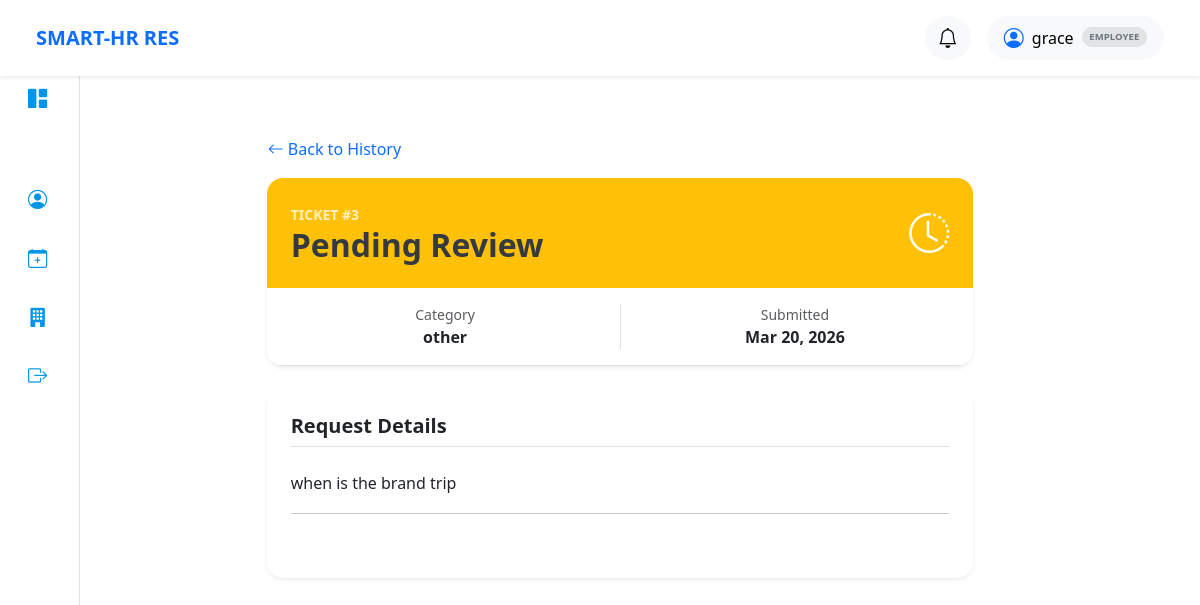
Before: /ticket/3/ (signed in) with the older database file.
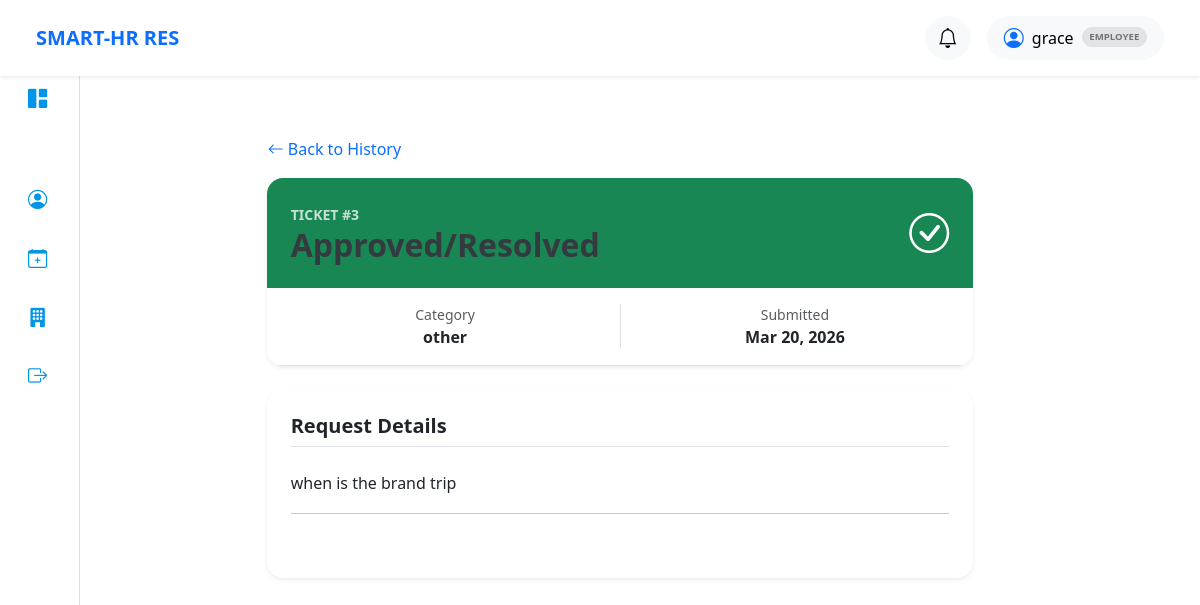
After: the same page with the newer database file.
### core/models.py (models this page shows, shortened)
class Ticket(models.Model):
    employee = models.ForeignKey(Employee, on_delete=models.CASCADE, related_name='tickets')
    category = models.CharField(max_length=20, choices=TICKET_TYPES, default='leave')
    status = models.CharField(max_length=20, choices=TICKET_STATUS, default='pending')
    subject = models.CharField(max_length=200)
    description = models.TextField()
    start_date = models.DateField(null=True, blank=True)
    end_date = models.DateField(null=True, blank=True)
    created_at = models.DateTimeField(auto_now_add=True)
    admin_comment = models.TextField(null=True, blank=True, help_text="Reason for rejection or approval notes")
    is_confidential = models.BooleanField(default=False, help_text="Hide from Department Managers")

### core/views.py (the view, shortened to what this page needs)
# urls.py: path('ticket/<int:ticket_id>/', views.ticket_detail, name='ticket_detail'),
@role_required(['admin', 'hr', 'employee', 'manager'])
def ticket_detail(request, ticket_id):
    user = request.user
    if user.role in ['admin', 'hr']:
        ticket = get_object_or_404(Ticket, id=ticket_id)
    else:
        ticket = get_object_or_404(Ticket, id=ticket_id, employee__user=user)
    return render(request, 'core/ticket_detail.html', {'ticket': ticket})

### core/templates/core/ticket_detail.html (shortened to what this page needs)
{% extends 'base.html' %}
{% block content %}
<div class="mb-4">
    {% if user.role == 'employee' or user.role == 'manager' %}
        <a href="{% url 'ticket_list' %}" class="btn btn-outline-secondary btn-sm">
        </a>
    {% else %}
        <a href="{% url 'review_tickets' %}" class="btn btn-outline-secondary btn-sm">
            <i class="bi bi-arrow-left"></i> Back to Review List
        </a>
    {% endif %}
</div>
<div class="container py-5">
    <div class="row justify-content-center">
        <div class="col-md-8">
            <a href="{% url 'ticket_list' %}" class="btn btn-link text-decoration-none mb-3 p-0">
                <i class="bi bi-arrow-left"></i> Back to History
            </a>
            <div class="card border-0 shadow-sm mb-4 rounded-4 overflow-hidden">
                <div class="p-4 {% if ticket.status == 'approved' %}bg-success{% elif ticket.status == 'rejected' %}bg-danger{% else %}bg-warning{% endif %} text-white">
                    <div class="d-flex justify-content-between align-items-center">
                        <div>
                            <span class="text-uppercase small fw-bold opacity-75">Ticket #{{ ticket.id }}</span>
                            <h2 class="mb-0 fw-bold">{{ ticket.get_status_display }}</h2>
                        </div>
                        <i class="bi {% if ticket.status == 'approved' %}bi-check-circle{% elif ticket.status == 'rejected' %}bi-x-circle{% else %}bi-clock-history{% endif %} fs-1"></i>
                    </div>
                </div>
                <div class="card-body bg-white border-bottom">
                    <div class="row text-center">
                        <div class="col border-end">
                            <small class="text-muted d-block">Category</small>
                            <span class="fw-bold">{{ ticket.get_category_display }}</span>
                        </div>
                        <div class="col">
                            <small class="text-muted d-block">Submitted</small>
                            <span class="fw-bold">{{ ticket.created_at|date:"M d, Y" }}</span>
                        </div>
                    </div>
                </div>
            </div>
            <div class="card border-0 shadow-sm rounded-4 p-4 mb-4">
                <h5 class="fw-bold mb-3 border-bottom pb-2">Request Details</h5>
                <div class="mb-4">
                    <p class="text-dark" style="line-height: 1.6;">{{ ticket.description }}</p>
                <hr>
</div>
            </div>
        </div>
    </div>
</div>
{% endblock %}

Changed rows visible on the page:
changed Ticket "other": status "Pending Review" → "Approved/Resolved"
